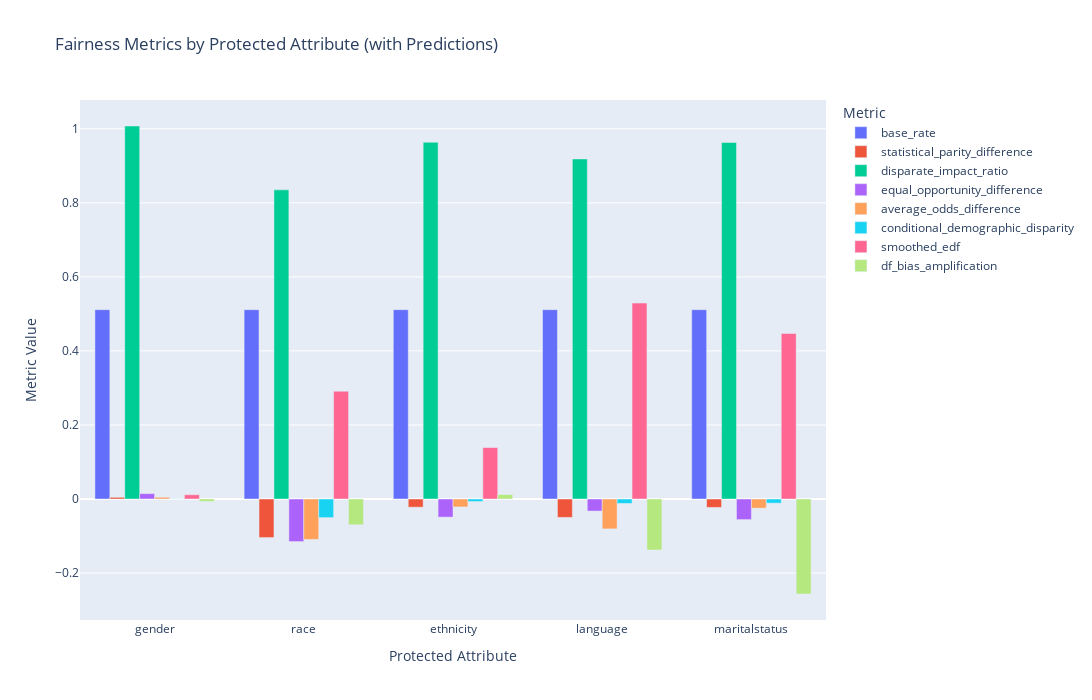

Source (notebook cell):
### Code cell
df_metrics_preds = pd.DataFrame(all_metrics_preds)
df_melted_preds = df_metrics_preds.melt(id_vars='attribute', var_name='metric', value_name='value')
df_melted_preds = df_melted_preds.dropna(subset=['value'])
fig_preds = go.Figure()
for metric_name in df_melted_preds['metric'].unique():
    if metric_name == 'attribute':
        continue
    df_metric = df_melted_preds[df_melted_preds['metric'] == metric_name]
    fig_preds.add_trace(go.Bar(
        x=df_metric['attribute'],
        y=df_metric['value'],
        name=metric_name
    ))
fig_preds.update_layout(
    barmode='group',
    title='Fairness Metrics by Protected Attribute (with Predictions)',
    xaxis_title='Protected Attribute',
    yaxis_title='Metric Value',
    legend_title='Metric',
    width=1200,
    height=700
)
fig_preds.show()

### Figure 1 — Plotly figure (JSON) as saved in the notebook; plotly's stock layout.template omitted (floating-point values rounded to 4 significant figures)
{"data": [{"name": "base_rate", "type": "bar", "x": ["gender", "race", "ethnicity", "language", "maritalstatus"], "y": [0.5115, 0.5115, 0.5115, 0.5115, 0.5115]}, {"name": "statistical_parity_difference", "type": "bar", "x": ["gender", "race", "ethnicity", "language", "maritalstatus"], "y": [0.004586, -0.1041, -0.02207, -0.04967, -0.02276]}, {"name": "disparate_impact_ratio", "type": "bar", "x": ["gender", "race", "ethnicity", "language", "maritalstatus"], "y": [1.008, 0.835, 0.9638, 0.9186, 0.9631]}, {"name": "equal_opportunity_difference", "type": "bar", "x": ["gender", "race", "ethnicity", "language", "maritalstatus"], "y": [0.01455, -0.115, -0.04891, -0.03254, -0.0556]}, {"name": "average_odds_difference", "type": "bar", "x": ["gender", "race", "ethnicity", "language", "maritalstatus"], "y": [0.004788, -0.1091, -0.02144, -0.08069, -0.02463]}, {"name": "conditional_demographic_disparity", "type": "bar", "x": ["gender", "race", "ethnicity", "language", "maritalstatus"], "y": [0.0004572, -0.05028, -0.00674, -0.01199, -0.01122]}, {"name": "smoothed_edf", "type": "bar", "x": ["gender", "race", "ethnicity", "language", "maritalstatus"], "y": [0.01161, 0.2912, 0.139, 0.5293, 0.4472]}, {"name": "df_bias_amplification", "type": "bar", "x": ["gender", "race", "ethnicity", "language", "maritalstatus"], "y": [-0.006527, -0.06963, 0.01213, -0.1378, -0.2566]}], "layout": {"barmode": "group", "height": 700, "legend": {"title": {"text": "Metric"}}, "title": {"text": "Fairness Metrics by Protected Attribute (with Predictions)"}, "width": 1200, "xaxis": {"title": {"text": "Protected Attribute"}}, "yaxis": {"title": {"text": "Metric Value"}}}}
